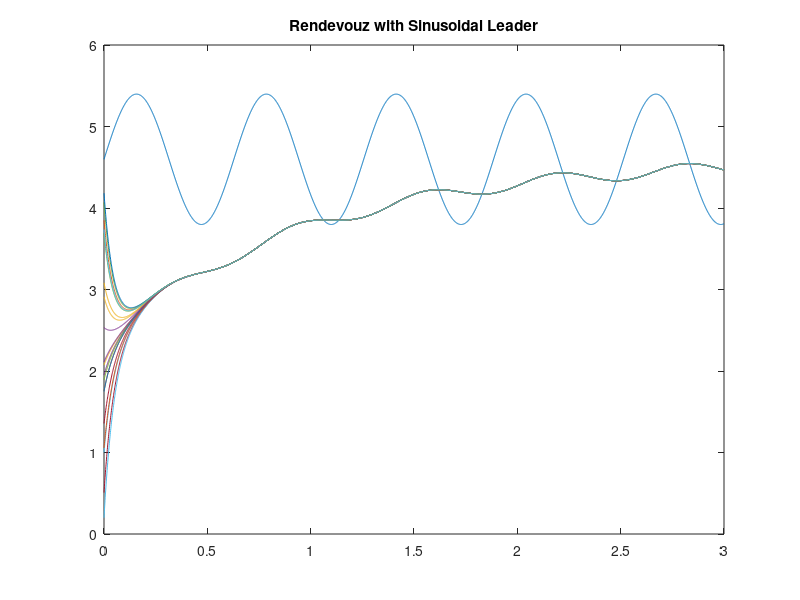

The MATLAB script that drew this image: (Note: this script raises an error after producing the figure.)
% Init
clear % vars
clc   % screen

% Timing
dt=0.001;
Tmax=3;
t0 = 0:dt:Tmax;

% Agents Random Initial Positions
nAgents = 20;
xAxisL = 5;
X = [xAxisL.*rand(1,nAgents)]'
% X = [2 4 6 8]' % Or specified

% Init Laplacian, must 
Laplacian=[
    0 0 0 0
    1 -3 1 1
    1 1 -3 1
    1 1 1 -3
];
% Or Define Dynamics
Din = ones(nAgents,nAgents)-eye(nAgents)
Adj = sum(Din,2).*eye(nAgents)

Laplacian=Din-Adj;
Laplacian(1,:)=zeros(1,nAgents)

% State Space for Agents Positions
A=Laplacian;
B=zeros(nAgents,nAgents);
B(1,:)=[1 zeros(1,nAgents-1)];
C=eye(nAgents,nAgents);
D=zeros(nAgents,nAgents);
sys = ss(A,B,C,D)  

% Constant Input for Every Agent(turn on?)
u=1*t0;
u=repmat(u,nAgents,1);
u(1,:)=8*cos(t0*10);

%Sim
[y,t]=lsim(sys,u,t0,X);

%Plotting
plot(t,y)
title("Rendevouz with Sinusoidal Leader")
subtitle("1D")
ylabel("X_i")
xlabel("t")
yline(y(1),'-','start');
legend('Leader');
ylim([0 xAxisL])
grid